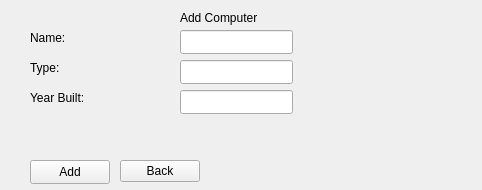
<?xml version="1.0" encoding="UTF-8"?>
<ui version="4.0">
 <class>AddComputerMenu</class>
 <widget class="QWidget" name="AddComputerMenu">
  <property name="geometry">
   <rect>
    <x>0</x>
    <y>0</y>
    <width>482</width>
    <height>190</height>
   </rect>
  </property>
  <property name="windowTitle">
   <string>Form</string>
  </property>
  <widget class="QLabel" name="l_Name">
   <property name="geometry">
    <rect>
     <x>30</x>
     <y>30</y>
     <width>60</width>
     <height>16</height>
    </rect>
   </property>
   <property name="text">
    <string>Name:</string>
   </property>
  </widget>
  <widget class="QLabel" name="l_Type">
   <property name="geometry">
    <rect>
     <x>30</x>
     <y>60</y>
     <width>60</width>
     <height>16</height>
    </rect>
   </property>
   <property name="text">
    <string>Type:</string>
   </property>
  </widget>
  <widget class="QLabel" name="l_yearBuilt">
   <property name="geometry">
    <rect>
     <x>30</x>
     <y>90</y>
     <width>71</width>
     <height>16</height>
    </rect>
   </property>
   <property name="text">
    <string>Year Built:</string>
   </property>
  </widget>
  <widget class="QLabel" name="label_4">
   <property name="geometry">
    <rect>
     <x>180</x>
     <y>10</y>
     <width>101</width>
     <height>16</height>
    </rect>
   </property>
   <property name="text">
    <string>Add Computer</string>
   </property>
  </widget>
  <widget class="QLineEdit" name="input_Name">
   <property name="geometry">
    <rect>
     <x>180</x>
     <y>30</y>
     <width>113</width>
     <height>24</height>
    </rect>
   </property>
  </widget>
  <widget class="QLineEdit" name="input_Type">
   <property name="geometry">
    <rect>
     <x>180</x>
     <y>60</y>
     <width>113</width>
     <height>24</height>
    </rect>
   </property>
  </widget>
  <widget class="QLineEdit" name="input_YearBuilt">
   <property name="geometry">
    <rect>
     <x>180</x>
     <y>90</y>
     <width>113</width>
     <height>24</height>
    </rect>
   </property>
  </widget>
  <widget class="QPushButton" name="pBAdd">
   <property name="geometry">
    <rect>
     <x>30</x>
     <y>160</y>
     <width>80</width>
     <height>24</height>
    </rect>
   </property>
   <property name="text">
    <string>Add</string>
   </property>
  </widget>
  <widget class="QPushButton" name="pBBack">
   <property name="geometry">
    <rect>
     <x>120</x>
     <y>160</y>
     <width>80</width>
     <height>22</height>
    </rect>
   </property>
   <property name="text">
    <string>Back</string>
   </property>
  </widget>
  <widget class="QLabel" name="l_error_name">
   <property name="geometry">
    <rect>
     <x>318</x>
     <y>30</y>
     <width>161</width>
     <height>20</height>
    </rect>
   </property>
   <property name="text">
    <string/>
   </property>
  </widget>
 </widget>
 <resources/>
 <connections/>
</ui>
